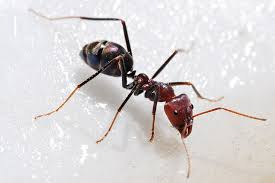
#> input picture tugas_praktikum/semut.jpg, 275 x 183 px, found by its file name
$ python mirroring.py
#> lines starting #> are read from the running program, lines starting #| are printed output that depends on the picture
import numpy as np
import imageio as img
import matplotlib.pyplot as plt

path = 'C:\\Users\\User\\Downloads\\tugas_praktikum\\semut.jpg'
image = img.imread(path)
#> image is the input picture: shape (183, 275, 3); mean R, G, B 216.2, 212.3, 212.6

height, width = image.shape[:2]
#> height = 183; width = 275

horizontal = np.zeros_like(image)
vertical = np.zeros_like(image)
both_mirrored = np.zeros_like(image)

for y in range(height):
    for x in range(width):
        horizontal[y, x] = image[y, width - 1 - x]
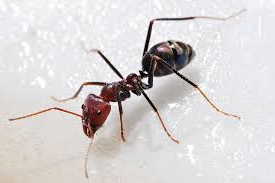
#> horizontal: shape (183, 275, 3); mean R, G, B 216.2, 212.3, 212.6

for y in range(height):
    for x in range(width):
        vertical[y, x] = image[height - 1 - y, x]
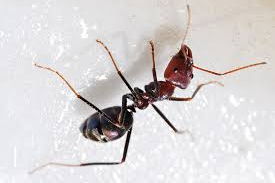
#> vertical: shape (183, 275, 3); mean R, G, B 216.2, 212.3, 212.6

for y in range(height):
    for x in range(width):
        both_mirrored[y, x] = image[height - 1 - y, width - 1 - x]
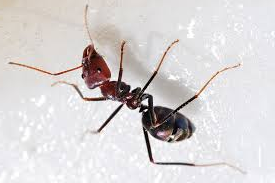
#> both_mirrored: shape (183, 275, 3); mean R, G, B 216.2, 212.3, 212.6

plt.figure(figsize=(15, 5))

plt.subplot(1, 4, 1)
plt.title("Original")
plt.imshow(image)

plt.subplot(1, 4, 2)
plt.title("Horizontal Mirroring")
plt.imshow(horizontal)

plt.subplot(1, 4, 3)
plt.title("Vertical Mirroring")
plt.imshow(vertical)

plt.subplot(1, 4, 4)
plt.title("Both Mirrored")
plt.imshow(both_mirrored)

plt.show()
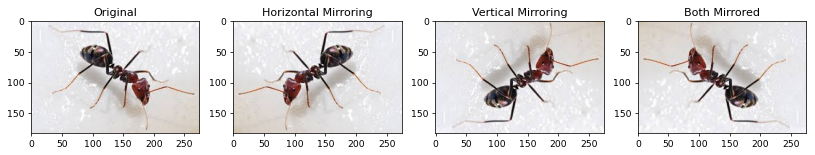
#> figure drawn by matplotlib, 4 panels
